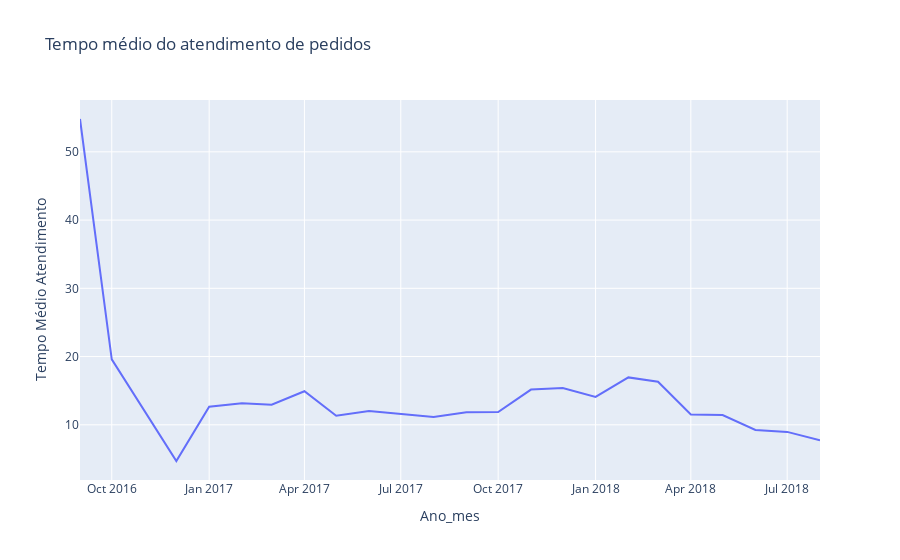

Notebook source saved alongside this figure:
### Markdown cell above
---
Esta consulta retorna um **relatório mensal de eficiência logística e volume de vendas**, agrupando os dados por Ano e Mês da compra. Para cada mês, ela exibe duas métricas principais: a **quantidade total de pedidos realizados** (`total_compras`) e o **tempo médio de entrega em dias** (`dias_medios_atendimento`) entre a compra e o recebimento pelo cliente, considerando apenas os pedidos que foram efetivamente entregues (`status 'delivered'`), ordenados cronologicamente.

Basicamente, ela responde à pergunta: **"Como o volume de vendas e a agilidade da minha entrega evoluíram mês a mês?"**

### Code cell
consulta = """
select to_char(df.order_purchase_timestamp::timestamp, 'yyyy-mm') as ano_mes
     , count(df.order_id) as total_compras
     , avg(extract(epoch from (df.order_delivered_customer_date::timestamp - df.order_purchase_timestamp::timestamp)) / 86400) as dias_medios_atendimento
  from df_orders df
 where df.order_status = 'delivered'
   and df.order_delivered_customer_date is not null
 group by to_char(df.order_purchase_timestamp::timestamp, 'yyyy-mm')
 order by ano_mes;
"""
df = pd.read_sql(sql=text(consulta), con=cn.get_engine())
print(df.head())

gg.gerar_grafico_sql( codigo_sql         = consulta
                    , coluna_x           = 'ano_mes'
                    , coluna_y           = 'dias_medios_atendimento'
                    , rotulo_valor       = 'Tempo Médio Atendimento'
                    , titulo_grafico     = 'Tempo médio do atendimento de pedidos'
                    , tipo_grafico       = 'Linha'
                    , nome_arquivo_saida = '../visualizations/grafico_tempo_medio_atendimento.png'
                    , conexao            =  cn.get_engine()
                     )

### Figure 1 — Plotly figure (JSON) as saved in the notebook; plotly's stock layout.template omitted (floating-point values rounded to 4 significant figures)
{"data": [{"hovertemplate": "Ano_mes=%{x}<br>Tempo Médio Atendimento=%{y}<extra></extra>", "legendgroup": "", "line": {"color": "#636efa", "dash": "solid"}, "marker": {"symbol": "circle"}, "mode": "lines", "name": "", "orientation": "v", "showlegend": false, "type": "scatter", "x": ["2016-09", "2016-10", "2016-12", "2017-01", "2017-02", "2017-03", "2017-04", "2017-05", "2017-06", "2017-07", "2017-08", "2017-09", "2017-10", "2017-11", "2017-12", "2018-01", "2018-02", "2018-03", "2018-04", "2018-05", "2018-06", "2018-07", "2018-08"], "xaxis": "x", "y": [54.81, 19.6, 4.693, 12.65, 13.17, 12.95, 14.92, 11.32, 12.01, 11.59, 11.15, 11.85, 11.86, 15.16, 15.39, 14.08, 16.95, 16.3, 11.5, 11.42, 9.239, 8.959, 7.733], "yaxis": "y"}], "layout": {"autosize": true, "legend": {"tracegroupgap": 0}, "title": {"text": "Tempo médio do atendimento de pedidos"}, "xaxis": {"anchor": "y", "autorange": true, "domain": [0, 1], "range": ["2016-09-01", "2018-08-01"], "title": {"text": "Ano_mes"}, "type": "date"}, "yaxis": {"anchor": "x", "autorange": true, "domain": [0, 1], "range": [1.909, 57.6], "title": {"text": "Tempo Médio Atendimento"}, "type": "linear"}}}
